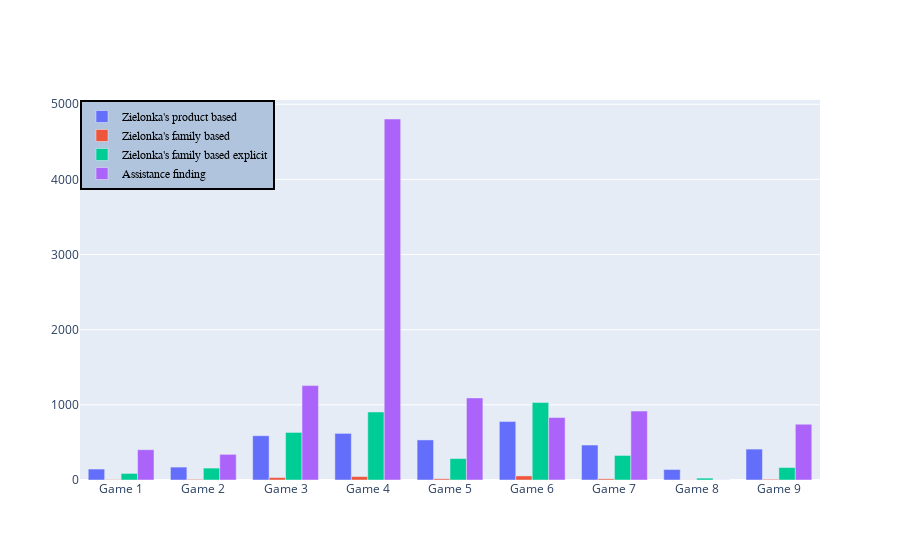
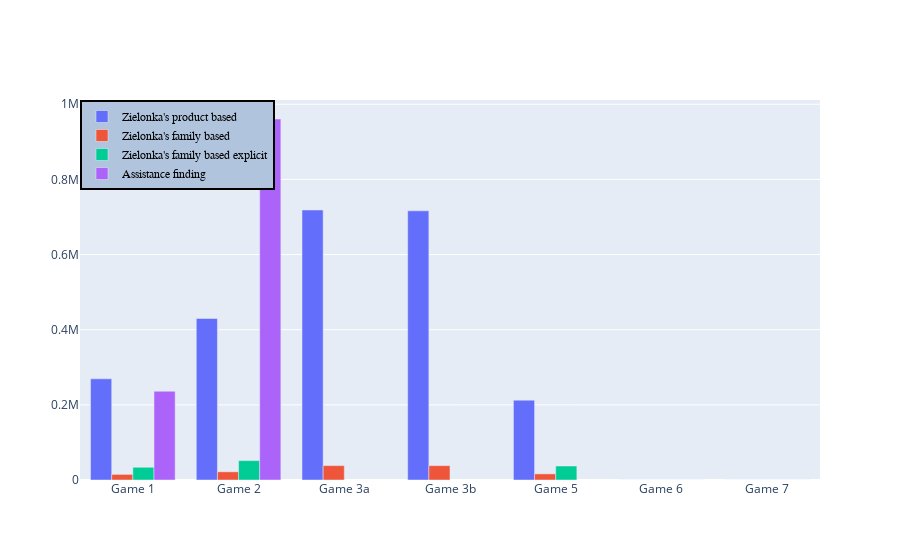

Source (notebook cell) for these figures, in order:
### Code cell
for p in ["minepump","elevator", "randomgamesF", "randomgamesC"]:
    print p
    plot_running_times(
        ['Zielonka\'s product based','Zielonka\'s family based','Zielonka\'s family based explicit','Assistance finding'],
        [
            "/home/sjef/AfstudeerRepo/implementation/testsuite/data/singles/csvs/clean_"+p+"_zlnk.data.csv",
            "/home/sjef/AfstudeerRepo/implementation/testsuite/data/family/csvs/clean_"+p+"_zlnk.data.csv",
            "/home/sjef/AfstudeerRepo/implementation/testsuite/data/family/csvs/clean_"+p+"_zlnk_explicit.data.csv",
            "/home/sjef/AfstudeerRepo/implementation/testsuite/data/family/csvs/clean_"+p+"_MBR.data.csv"
        ],0)

### Figure 1 — Plotly figure (JSON) as saved in the notebook; plotly's stock layout.template omitted (floating-point values rounded to 4 significant figures)
{"data": [{"name": "Zielonka's product based", "type": "bar", "x": ["Game 1", "Game 2", "Game 3", "Game 4", "Game 5", "Game 6", "Game 7", "Game 8", "Game 9"], "y": [145.7, 171.8, 589.2, 620.3, 533.3, 777.8, 465.4, 139.8, 411.3]}, {"name": "Zielonka's family based", "type": "bar", "x": ["Game 1", "Game 2", "Game 3", "Game 4", "Game 5", "Game 6", "Game 7", "Game 8", "Game 9"], "y": [5.053, 8.372, 32.35, 45.63, 16.07, 54.31, 15.43, 2.104, 9.604]}, {"name": "Zielonka's family based explicit", "type": "bar", "x": ["Game 1", "Game 2", "Game 3", "Game 4", "Game 5", "Game 6", "Game 7", "Game 8", "Game 9"], "y": [87.11, 158.6, 632.8, 905.3, 285.2, 1032.0, 326.6, 25.15, 166.1]}, {"name": "Assistance finding", "type": "bar", "x": ["Game 1", "Game 2", "Game 3", "Game 4", "Game 5", "Game 6", "Game 7", "Game 8", "Game 9"], "y": [402.9, 341.2, 1256.0, 4804.0, 1092.0, 831.2, 917.1, 1.761, 742.2]}], "layout": {"barmode": "group", "legend": {"bgcolor": "LightSteelBlue", "bordercolor": "Black", "borderwidth": 2, "font": {"color": "black", "family": "sans-serif", "size": 12}, "traceorder": "normal", "x": 0, "y": 1}}}

### Figure 2 — Plotly figure (JSON) as saved in the notebook; plotly's stock layout.template omitted (floating-point values rounded to 4 significant figures)
{"data": [{"name": "Zielonka's product based", "type": "bar", "x": ["Game 1", "Game 2", "Game 3a", "Game 3b", "Game 5", "Game 6", "Game 7"], "y": [269400.0, 429900.0, 718700.0, 716400.0, 212500.0, 0.2608, 0.2608]}, {"name": "Zielonka's family based", "type": "bar", "x": ["Game 1", "Game 2", "Game 3a", "Game 3b", "Game 5", "Game 6", "Game 7"], "y": [14960.0, 21800.0, 38290.0, 38210.0, 16320.0, 0.01245, 0.01237]}, {"name": "Zielonka's family based explicit", "type": "bar", "x": ["Game 1", "Game 2", "Game 3a", "Game 3b", "Game 5", "Game 6", "Game 7"], "y": [33880.0, 51600.0, null, null, 37210.0, 0.09944, 0.1206]}, {"name": "Assistance finding", "type": "bar", "x": ["Game 1", "Game 2", "Game 3a", "Game 3b", "Game 5", "Game 6", "Game 7"], "y": [236200.0, 960800.0, null, null, null, 0.01116, 0.0103]}], "layout": {"barmode": "group", "legend": {"bgcolor": "LightSteelBlue", "bordercolor": "Black", "borderwidth": 2, "font": {"color": "black", "family": "sans-serif", "size": 12}, "traceorder": "normal", "x": 0, "y": 1}}}
